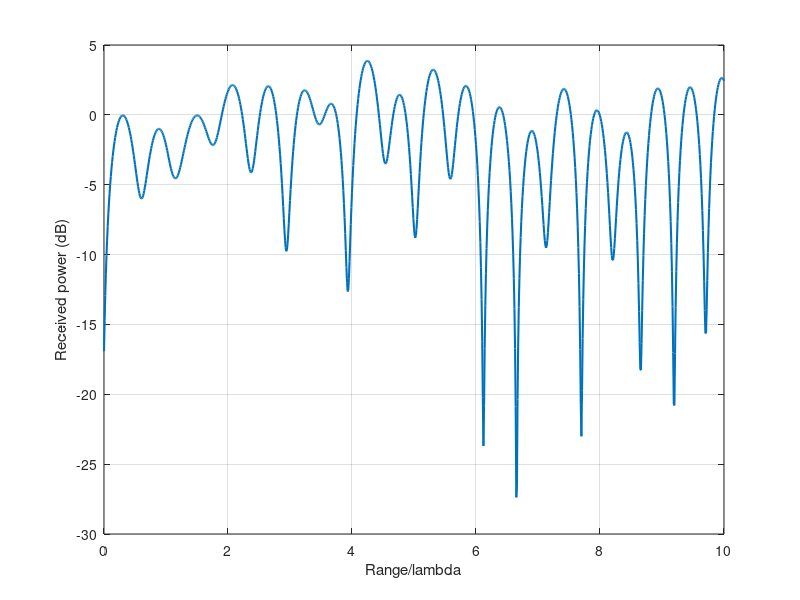

MATLAB code for this plot:
% many_ray
% Power received by multipath from many scatterers arranged in a circle.
% Mobile is at the center of the circle and then shifted to position along
% a radius. 

clear all
clc


% Define parameters

% Wavelength in meter
fc=700*10^6; c=3*10^8;
lambda=c/fc; 
lambda=1;
Np=100;

% Propagation constant
k0=2*pi/lambda;        

% Multipath scatterers

Np=200; r_mp=random('uniform',0,100*lambda,[Np,1]); th_mp=random('uniform',0,2*pi,[Np,1]);
%Np=2; th_mp=[0;pi/2];

% Mobile coordinates
R=0:0.01:10; Nr=length(R);

% Range base station to scatterers
R_mp=sqrt(((ones(Np,1)*R-r_mp.*cos(th_mp)*ones(1,Nr)).^2+(r_mp.*sin(th_mp).^2)));

E=exp(j*k0*R_mp);
E_mp=sum(E);


P_mp=(abs(E_mp)).^2/Np;

L_mp=10*log10(P_mp);

plot(R/lambda,L_mp,'linewidth',1.5);
grid
xlabel('Range/lambda')
ylabel('Received power (dB)')

